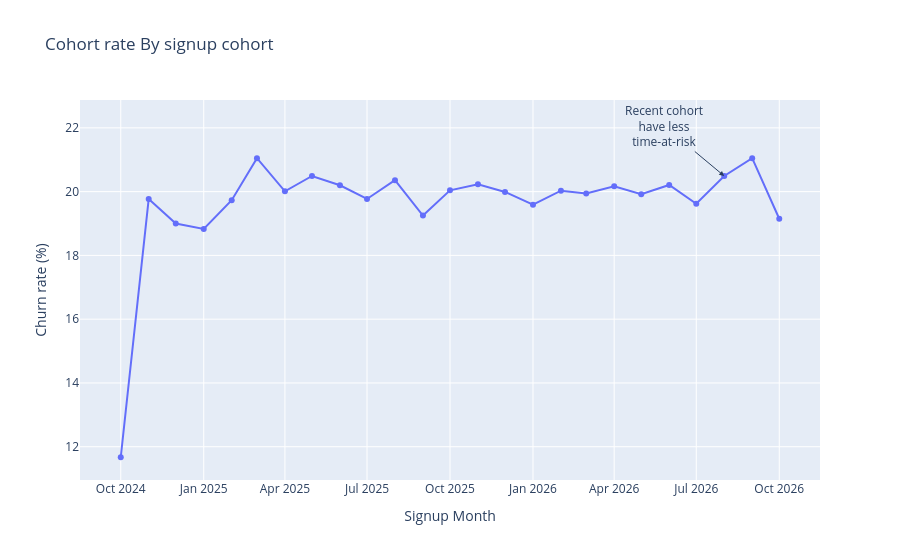

The cell this chart's notebook holds for it:
### Code cell
fig_cohort_churn.add_annotation(
    x=cohort_churn['signup_cohort_str'].iloc[-3],
    y=cohort_churn['churn_rate_pct'].iloc[-3],
    text='Recent cohort<br> have less <br>time-at-risk',
    showarrow=True,
    arrowhead=2,
    ax=-60,
    ay=-50
)
fig_cohort_churn.show()

### Figure 1 — Plotly figure (JSON) as saved in the notebook; plotly's stock layout.template omitted (floating-point values rounded to 4 significant figures)
{"data": [{"hovertemplate": "Signup Month=%{x}<br>Churn rate (%)=%{y}<extra></extra>", "legendgroup": "", "line": {"color": "#636efa", "dash": "solid"}, "marker": {"symbol": "circle"}, "mode": "lines+markers", "name": "", "orientation": "v", "showlegend": false, "type": "scatter", "x": ["2024-10", "2024-11", "2024-12", "2025-01", "2025-02", "2025-03", "2025-04", "2025-05", "2025-06", "2025-07", "2025-08", "2025-09", "2025-10", "2025-11", "2025-12", "2026-01", "2026-02", "2026-03", "2026-04", "2026-05", "2026-06", "2026-07", "2026-08", "2026-09", "2026-10"], "xaxis": "x", "y": [11.67, 19.77, 19.0, 18.83, 19.73, 21.05, 20.01, 20.49, 20.2, 19.77, 20.36, 19.25, 20.04, 20.23, 19.99, 19.59, 20.03, 19.94, 20.17, 19.92, 20.21, 19.62, 20.49, 21.05, 19.15], "yaxis": "y"}], "layout": {"annotations": [{"arrowhead": 2, "ax": -60, "ay": -50, "showarrow": true, "text": "Recent cohort<br> have less <br>time-at-risk", "x": "2026-08", "y": 20.49}], "legend": {"tracegroupgap": 0}, "showlegend": false, "title": {"text": "Cohort rate By signup cohort"}, "xaxis": {"anchor": "y", "domain": [0, 1], "title": {"text": "Signup Month"}}, "yaxis": {"anchor": "x", "domain": [0, 1], "title": {"text": "Churn rate (%)"}}}}
